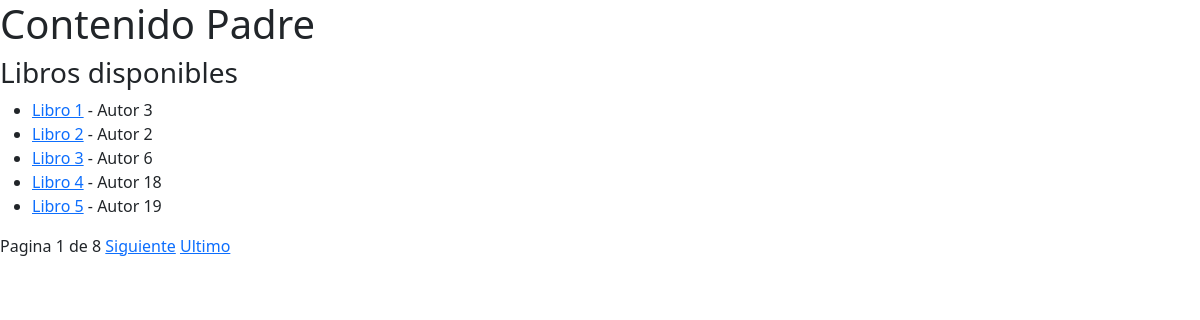
/library/books/, run on the app's committed database.
### library/models.py (models this page shows, shortened)
class Book(models.Model):
    id_book = models.AutoField(primary_key=True)
    title = models.CharField(max_length=100)
    publication_date = models.DateField(null=True, blank=True)
    pages = models.IntegerField(default=0)
    isbn = models.CharField(max_length=30)
    author = models.ForeignKey(
        Author, on_delete=models.CASCADE, related_name='books'
    )
    genres = models.ManyToManyField(Genre, related_name='books') # Tabla intermedia
    recommended_by = models.ManyToManyField(
        get_user_model(), through="Recommendation", related_name='recommendations',
    )
    class Meta:
        verbose_name = 'Libro'
        verbose_name_plural = 'Libros'

class Author(models.Model):
    id_author = models.AutoField(primary_key=True)
    name = models.CharField(max_length=100)
    birth_date = models.DateField(null=True, blank=True)

### library/views.py (the view)
# urls.py: path('books/', views.BookListView.as_view(), name ='book_list'),
class BookListView(ListView):
    model = Book
    template_name = 'library/book_list.html'
    context_object_name = 'books'
    paginate_by = 5

### library/templates/library/book_list.html (shortened to what this page needs)
{% extends "base.html" %}
{% block content %}
    <h3>Libros disponibles</h3>
    <ul>
        {% for book in books %}
            <li>
                <a href="{% url 'book_detail' pk=book.id_book %}">{{ book.title }}</a> - {{ book.author.name }}</li>
        {% endfor %}
    </ul>
    {% if is_paginated %}
        <span>Pagina {{page_obj.number}} de {{page_obj.paginator.num_pages}}</span>
        {% if page_obj.has_next %}
            <a href="?page={{page_obj.next_page_number}}">Siguiente</a>
            <a href="?page={{page_obj.paginator.num_pages}}">Ultimo</a>
        {% endif %}
    {% endif %}
{% endblock content %}

### templates/base.html (shortened to what this page needs)
{% load static %}
<!DOCTYPE html>
<html lang="en">
<head>
    <link href="https://cdn.jsdelivr.net/npm/bootstrap@5.3.8/dist/css/bootstrap.min.css" rel="stylesheet">
</head>
<body>
    <h1>Contenido Padre</h1>
    {% block content %}
    {% endblock %}
</body>
</html>

### data on the page
Book: title "Libro 1", author.name "Autor 3"
Book: title "Libro 2", author.name "Autor 2"
Book: title "Libro 3", author.name "Autor 6"
Book: title "Libro 4", author.name "Autor 18"
Book: title "Libro 5", author.name "Autor 19"

### other printed values
{{ page_obj.number }} "1"
{{ page_obj.paginator.num_pages }} "8"
